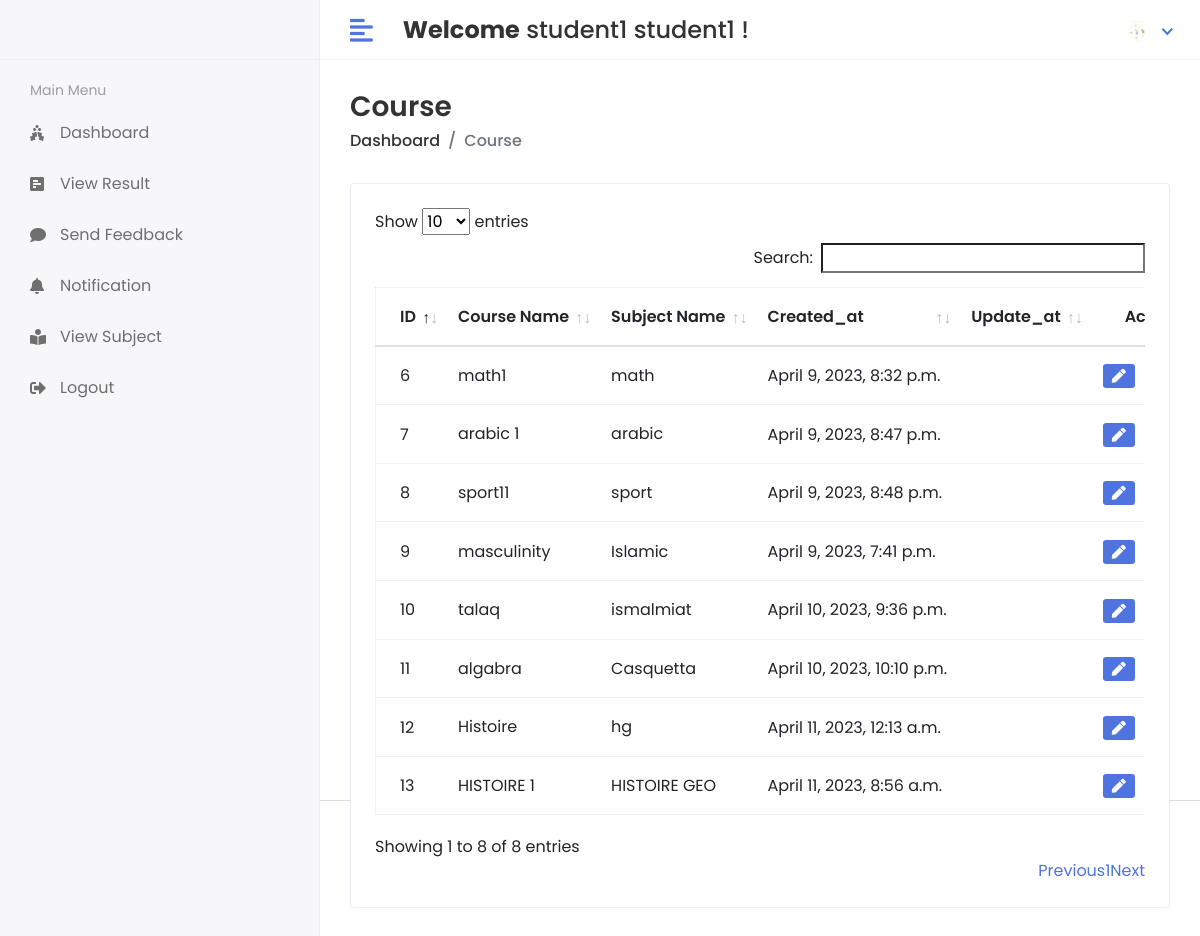
/HOD/Course/View (signed in), run on the app's committed database.
### app/models.py (models this page shows, shortened)
class CustomUser(AbstractUser):
    USER = (
        ('1','HOD'),
        ('2','STAFF'),
        ('3','STUDENT'),
    )
    user_type = models.CharField(choices=USER,max_length=50,default=1 )
    profile_pic = models.ImageField(upload_to = 'media/profile_pic')

class Course(models.Model):
    name = models.CharField(max_length=100)
    subject = models.ForeignKey(Subject,on_delete=models.CASCADE)
    created_at = models.DateTimeField(auto_now_add=True)
    updated_at = models.DateTimeField(auto_now=True)
    link = models.CharField( max_length=400)

class Subject(models.Model):
    subject_name = models.CharField(max_length=100)
    classe_id = models.ForeignKey(Classe,on_delete=models.CASCADE)
    staff = models.ForeignKey(Teacher, on_delete=models.CASCADE)
    created_at = models.DateTimeField(auto_now_add=True , null=True)
    updated_at = models.DateTimeField(auto_now=True)
    link = models.CharField( max_length=200)
    def __str__(self):
        return self.subject_name

### project/Hod_Views.py (the view)
# urls.py: path('HOD/Course/View',Hod_Views.VIEW_COURSE, name="view_course"),
@login_required(login_url='/')
def VIEW_COURSE(request):
    course = Course.objects.all()
    context = {
         'course' : course,
    }
    return render(request, 'Hod/view_course.html',context)

### templates/Hod/view_course.html (shortened to what this page needs)
<link href="https://cdn.jsdelivr.net/npm/bootstrap@5.3.0-alpha2/dist/css/bootstrap.min.css" rel="stylesheet"
>
{% extends 'base.html' %}
{% block content %}
<div class="page-header">
    <div class="row align-items-center">
       <div class="col">
          <h3 class="page-title">Course</h3>
          <ul class="breadcrumb">
             <li class="breadcrumb-item"><a href="{% url 'hod_home' %}">Dashboard</a></li>
             <li class="breadcrumb-item active">Course</li>
          </ul>
       </div>
    </div>
 </div>
 <div class="row">
    <div class="col-sm-12">
       <div class="card card-table">
          <div class="card-body">
             <div class="table-responsive">
                <table id="table_id" class="table table-hover table-center mb-0 ">
                   <thead>
                      <tr>
                         <th>ID</th>
                         <th>Course Name</th>
                         <th>Subject Name</th>
                         <th>Created_at</th>
                         <th>Update_at</th>
                         <th class="text-right">Action</th>
                      </tr>
                   </thead>
                   <tbody>
                    {% for i in course  %}
                      <tr>
                         <td>{{i.id}}</td>
                         <td>
                            <h2>
                               <a>{{i.name}}</a>
                            </h2>
                         </td>
                         <td>
                           <h2>
                              <a>{{i.subject}}</a>
                           </h2>
                        </td>
                         <td>{{i.created_at}}</td>
                         <td>{{i.update_at}}</td>
                         <td class="text-right">
                            <div class="actions">
                               <a href="{% url 'edit_course' i.id %}" class="btn btn-sm bg-success-light mr-2">
                               <i class="fas fa-pen"></i>
                               </a>
                            </div>
                         </td>
                      </tr>
                      {% endfor %}
                   </tbody>
                </table>
             </div>
          </div>
       </div>
    </div>
 </div>
</div>
</div>
</div>
{% endblock  %}

### templates/includes/header.html (shortened to what this page needs)
{% load static %}
<div class="header">
   <div class="header-left">
   </div>
    <a href="javascript:void(0);" id="toggle_btn">
       <i class="fas fa-align-left"></i>
    </a>
    <div class="top-nav-search mt-3">
       <h4><strong>Welcome</strong><span> {{user.first_name}} {{user.last_name}}</span>&nbsp!</h4>
    </div>
    <ul class="nav user-menu">
       <li class="nav-item dropdown noti-dropdown">
          <a href="#" class="dropdown-toggle nav-link" data-toggle="dropdown">
          </a>
       </li>
       <li class="nav-item dropdown has-arrow">
          <a href="#" class="dropdown-toggle nav-link" data-toggle="dropdown">
            {% if user.profile_pic == "" %}
            <span class="user-img"><img class="rounded-circle" src="{% static 'assets/img/profiles/defaultimage.jpg' %}" width="31" alt="Profile"></span>
            {% else %}
             <span class="user-img"><img class="rounded-circle" src="/{{user.profile_pic}}" width="31" alt="Profile"></span>
            {% endif %}
          </a>
       </li>
    </ul>
 </div>

### static/assets/css/style.css (style rules this page uses)
html { height: 100%; }
body { background-color: #fff; color: #333; font-family: 'Poppins', sans-serif; font-size: 1rem; height: 100%; line-height: 1.5; overflow-x: hidden; }
h1, h2, h3, h4, h5, h6 { font-family: 'Poppins', sans-serif; margin-top: 0; }
a { color: #4F73DF; }
input, button, a { transition: all 0.4s ease; -moz-transition: all 0.4s ease; -o-transition: all 0.4s ease; -ms-transition: all 0.4s ease; -webkit-transition: all 0.4s ease; }
ul, ol { padding: 0px; list-style: none; }
.table { color: #333; max-width: 100%; margin-bottom: 0; width: 100%; }
.table.dataTable { border-collapse: collapse !important; border: 1px solid rgba(0, 0, 0, 0.05); }
table.table td h2 { display: inline-block; font-size: inherit; font-weight: 400; margin: 0; padding: 0; vertical-align: middle; }
table.table td h2 a { color: #333; }
.table thead tr th { font-weight: 600; }
.table tbody tr { border-bottom: 1px solid rgba(0, 0, 0, 0.05); }
.table.table-center td, .table.table-center th { vertical-align: middle; }
.card-table .card-body .table > thead > tr > th { border-top: 0; }
.card-table .card-body .table tr td:first-child, .card-table .card-body .table tr th:first-child { padding-left: 1.5rem; }
.card-table .card-body .table tr td:last-child, .card-table .card-body .table tr th:last-child { padding-right: 1.5rem; }
.card-table .table td, .card-table .table th { border-top: 1px solid #e2e5e8; padding: 1rem 0.75rem; white-space: nowrap; }
.card { border: 1px solid #ececf5; box-shadow: 0 1px 3px 0 rgba(0, 0, 0, 0.03); margin-bottom: 1.875rem; }
.card-body { padding: 1.5rem; }
.bg-success-light { background-color: #4F73DF; color: #fff; }
.header { background-color: #fff; border-bottom: 1px solid #f3f3f4; left: 0; position: fixed; right: 0; top: 0; z-index: 1001; height: 60px; }
.header .header-left { float: left; height: 60px; padding: 0 20px; position: relative; width: 320px; z-index: 1; transition: all 0.2s ease-in-out; background-color: #f7f7fa; border-bottom: 1px solid #efefef; border-right: 1px solid #ececf5; display: flex; align-items: center; }
.header .dropdown-toggle:after { display: none; }
.header .has-arrow .dropdown-toggle:after { border-top: 0; border-left: 0; border-bottom: 2px solid #4F73DF; border-right: 2px solid #4F73DF; content: ''; height: 8px; display: inline-block; pointer-events: none; -webkit-transform-origin: 66% 66%; -ms-transform-origin: 66% 66%; transform-origin: 66% 66%; -webkit-transform: rotate(45deg); -ms-transform: rotate(45deg); transform: rotate(45deg); -webkit-transition: all 0.15s ease-in-out; transition: all 0.15s ease-in-out; width: 8px; vertical-align: 0px; }
.user-menu { float: right; margin: 0; position: relative; z-index: 99; padding-right: 15px; }
.user-menu.nav > li > a { color: #a0a0a0; font-size: 14px; line-height: 58px; padding: 0 15px; height: 60px; }
.user-img { margin-right: 3px; position: relative; }
.top-nav-search { float: left; margin-left: 15px; }
.page-header { margin-bottom: 1.875rem; }
.page-header .breadcrumb { background-color: transparent; color: #6c757d; font-size: 1rem; font-weight: 500; margin-bottom: 0; padding: 0; }
.page-header .breadcrumb a { color: #333; }
.page-title { font-size: 28px; font-weight: 600; color: #333; margin-bottom: 5px; }
@media (min-width: 992px) { #toggle_btn { align-items: center; color: #4F73DF; display: inline-flex; float: left; font-size: 26px; height: 60px; justify-content: center; margin-left: 15px; padding: 0 15px; } }

### data on the page
CustomUser: first_name "student1", last_name "student1", profile_pic (picture)
Course: id "6", name "math1", subject "math", created_at "April 9, 2023, 8:32 p.m."
Course: id "7", name "arabic 1", subject "arabic", created_at "April 9, 2023, 8:47 p.m."
Course: id "8", name "sport11", subject "sport", created_at "April 9, 2023, 8:48 p.m."
Course: id "9", name "masculinity", subject "Islamic", created_at "April 9, 2023, 7:41 p.m."
Course: id "10", name "talaq", subject "ismalmiat", created_at "April 10, 2023, 9:36 p.m."
Course: id "11", name "algabra", subject "Casquetta", created_at "April 10, 2023, 10:10 p.m."
Course: id "12", name "Histoire", subject "hg", created_at "April 11, 2023, 12:13 a.m."
Course: id "13", name "HISTOIRE 1", subject "HISTOIRE GEO", created_at "April 11, 2023, 8:56 a.m."
